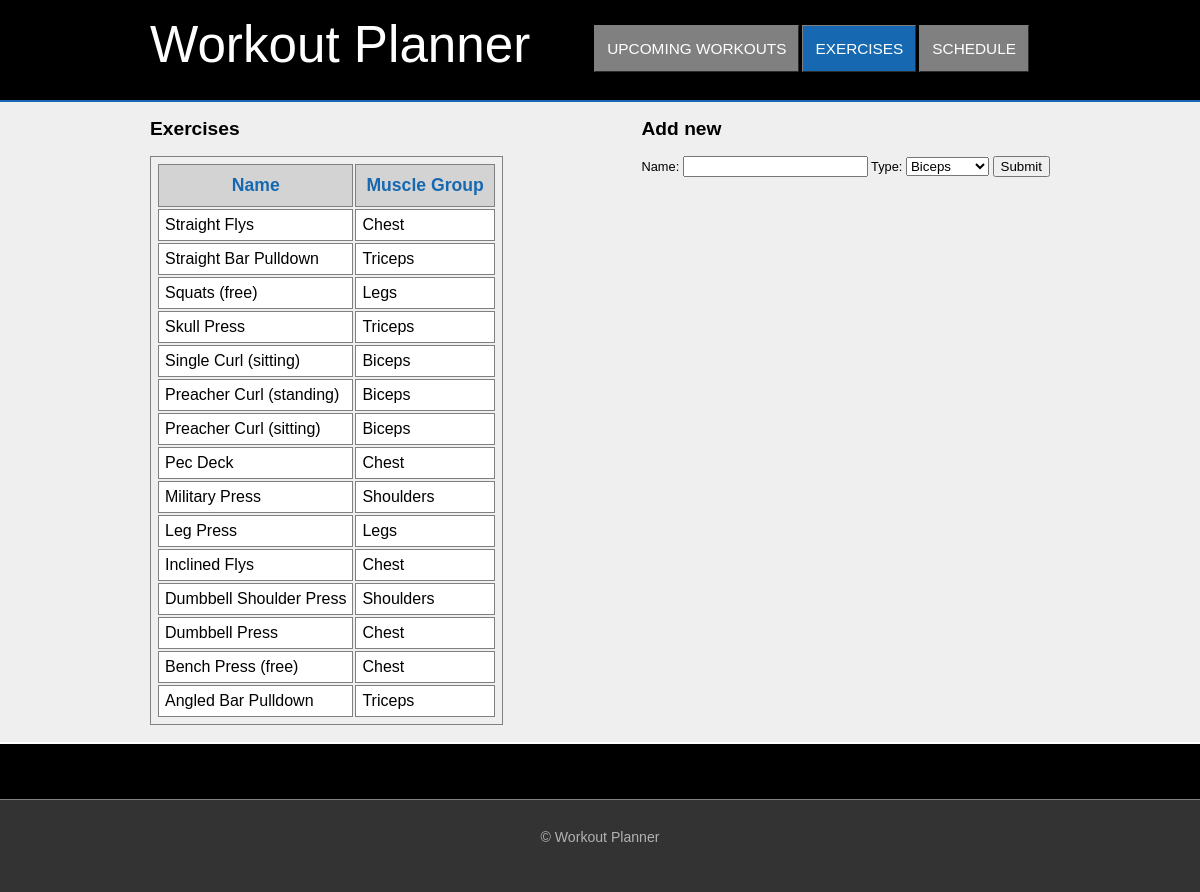
Screenshot of /exercises?orderby=name&dir=desc with the database file from the repository.
### tables this page shows
CREATE TABLE `exercise` (
  `id` int(11) NOT NULL auto_increment,
  `name` varchar(30) NOT NULL,
  `type` varchar(30) NOT NULL,
  PRIMARY KEY  (`id`),
  UNIQUE KEY `name` (`name`)
);

### exercises.php (the view, shortened to what this page needs)
<html>
	<head>
		<link rel="stylesheet" type="text/css" href="css/smoothness/jquery-ui-1.8.16.custom.css" />
		<link rel="stylesheet" type="text/css" href="css/style.css" />
	</head>
<body>
	<div class="container">
		<div class="header">
			<div class="innerHeader">
				<div class="logo">
					<span>Workout Planner</span>
				</div>
				<div class="menuPanel">
					<ul id="menu" class="menu">
						<li class="menu-item">
							<a href=".">Upcoming workouts</a>
						</li>
						<li class="menu-item">
							<a href="exercises.php" class="selected">exercises</a>
						</li>
						<li class="menu-item">
							<a href="#">schedule</a>
						</li>
					</ul>
				</div>
			</div>
		</div>
		<div class="content">
			<div class="page-content">
				<div class="left-content">
				<h2>Exercises</h2>
				<?php
					$sql = 'select * from exercise';
					$defaultDir = 'asc';
					$nDir = $defaultDir;
					$tDir = $defaultDir;
					if(isset($_GET[orderby])){
						if($_GET[dir] == 'asc'){
							$direction = 'desc';
						}
						else{
							$direction = 'asc';
						}
						if($_GET[orderby] == 'name'){
							$nDir = $direction;
						}
						else{
							$tDir = $direction;
						}
						$sql .= ' order by ' . $_GET[orderby] . ' ' . $_GET[dir];
					};
					$result = mysql_query($sql);
					echo '<table class="weights">'.
						 '<tr>'.
							'<th><a href="?orderby=name&dir='.$nDir.'">Name</a></th>'.
							'<th><a href="?orderby=type&dir='.$tDir.'">Muscle Group</a></th>'.
						 '</tr>';
					if($result) {
						while($row = mysql_fetch_array($result)){
							echo '<tr>'
								. '<td>' . $row['name'] . '</td>'
								. '<td>' . $row['type'] . '</td>'
								. '</tr>';
						}
					}
					echo '</table>';
				?>
				</div>
				<div class="right-content">
					<h2>Add new</h2>
					<div class="form">
						<form action="addExercise.php" method="post">
							Name: <input type="text" name="name" />
							Type: <select type="text" name="type">
										<option value="Biceps">Biceps</option>
									</select>
							<input type="submit"/>
						</form>
					</div>
				</div>
			</div>
		</div>
		<div class="footerGap"></div>
	</div>
	<div class="footer">
		<div class="footerTop">
		</div>
		<br/>
		<p>&copy; Workout Planner</p>
	</div>
</body>
</html>

### css/style.css (style rules this page uses)
html,body { height: 100%; }
body { background: none repeat scroll 0 0 #F0EFF0; font: 80% Arial,Helvetica,Verdana,Sans-Serif; margin: 0; padding: 0; color:black; }
a { color:white; }
.container { min-height: 100%; height: auto !important; height: 100%; margin: 0 auto -150px; }
.header { height: 100px; background-color:black; border-bottom: 2px solid #1669B0; }
.innerHeader { margin-left:auto; margin-right:auto; width: 900px; height:100%; }
.logo { float:left; height: 65px; width:400px; position: relative; top:15%; font-size:4em; color:white; }
.menuPanel { float: right; height:50px; position: relative; top:25%; right:2% }
.menu { font-size: 1.2em; list-style: none outside none; }
.menu-item { float: left; margin-right: 3px; }
.menu-item a { background: none repeat scroll 0 0 #808080; border:1px outset grey; text-transform: uppercase; text-decoration: none; color:white; padding:14px 12px 14px 12px; }
.menu-item a.selected { background: none repeat scroll 0 0 #1669B0; }
.content { min-height:640px; height:auto !important; height:640px; }
.page-content { width: 900px; margin:0 auto 0 auto; }
.left-content { float:left; width:48%: }
.right-content { float:right; width:48%: }
.footer,.footerGap { height:150px; }
.footer { color:#B2B2B2; background-color:#333333; text-align:center; }
.footer >p { font-size:1.1em; }
.footerTop { border-top:2px solid white; border-bottom:1px solid grey; padding: 20px 0px 35px 0px; background-color:black; }
table.weights { border: 1px solid gray; padding:5px; }
table.weights th { border: 1px solid gray; padding: 10px; background-color: lightGrey; }
table.weights td { border: 1px solid gray; padding: 6px; background-color: white; }
table.weights a { color:#1669B0; text-decoration:none; font-size:1.1em; }

### rows the page displays
exercise: name "Straight Flys", type "Chest"
exercise: name "Straight Bar Pulldown", type "Triceps"
exercise: name "Squats (free)", type "Legs"
exercise: name "Skull Press", type "Triceps"
exercise: name "Single Curl (sitting)", type "Biceps"
exercise: name "Preacher Curl (standing)", type "Biceps"
exercise: name "Preacher Curl (sitting)", type "Biceps"
exercise: name "Pec Deck", type "Chest"
exercise: name "Military Press", type "Shoulders"
exercise: name "Leg Press", type "Legs"
exercise: name "Inclined Flys", type "Chest"
exercise: name "Dumbbell Shoulder Press", type "Shoulders"
exercise: name "Dumbbell Press", type "Chest"
exercise: name "Bench Press (free)", type "Chest"
exercise: name "Angled Bar Pulldown", type "Triceps"
